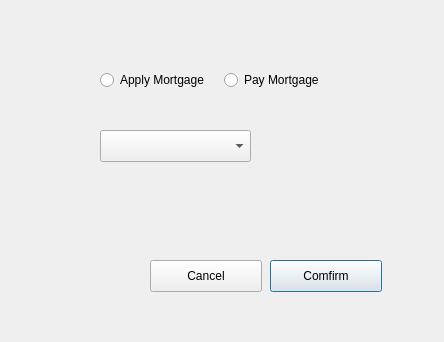
<?xml version="1.0" encoding="UTF-8"?>
<ui version="4.0">
 <class>MortgageWindow</class>
 <widget class="QDialog" name="MortgageWindow">
  <property name="geometry">
   <rect>
    <x>0</x>
    <y>0</y>
    <width>444</width>
    <height>342</height>
   </rect>
  </property>
  <property name="windowTitle">
   <string>Dialog</string>
  </property>
  <widget class="QWidget" name="horizontalLayoutWidget">
   <property name="geometry">
    <rect>
     <x>100</x>
     <y>40</y>
     <width>241</width>
     <height>80</height>
    </rect>
   </property>
   <layout class="QHBoxLayout" name="horizontalLayout">
    <item>
     <widget class="QRadioButton" name="applyBtn">
      <property name="text">
       <string>Apply Mortgage</string>
      </property>
     </widget>
    </item>
    <item>
     <widget class="QRadioButton" name="payBtn">
      <property name="text">
       <string>Pay Mortgage</string>
      </property>
     </widget>
    </item>
   </layout>
  </widget>
  <widget class="QComboBox" name="mortgageList">
   <property name="geometry">
    <rect>
     <x>100</x>
     <y>130</y>
     <width>151</width>
     <height>32</height>
    </rect>
   </property>
  </widget>
  <widget class="QPushButton" name="confirmBtn">
   <property name="geometry">
    <rect>
     <x>270</x>
     <y>260</y>
     <width>112</width>
     <height>32</height>
    </rect>
   </property>
   <property name="text">
    <string>Comfirm</string>
   </property>
  </widget>
  <widget class="QPushButton" name="cancelBtn">
   <property name="geometry">
    <rect>
     <x>150</x>
     <y>260</y>
     <width>112</width>
     <height>32</height>
    </rect>
   </property>
   <property name="text">
    <string>Cancel</string>
   </property>
  </widget>
  <widget class="QLabel" name="mortgageMessage">
   <property name="geometry">
    <rect>
     <x>110</x>
     <y>200</y>
     <width>281</width>
     <height>31</height>
    </rect>
   </property>
   <property name="text">
    <string/>
   </property>
  </widget>
 </widget>
 <resources/>
 <connections/>
</ui>
